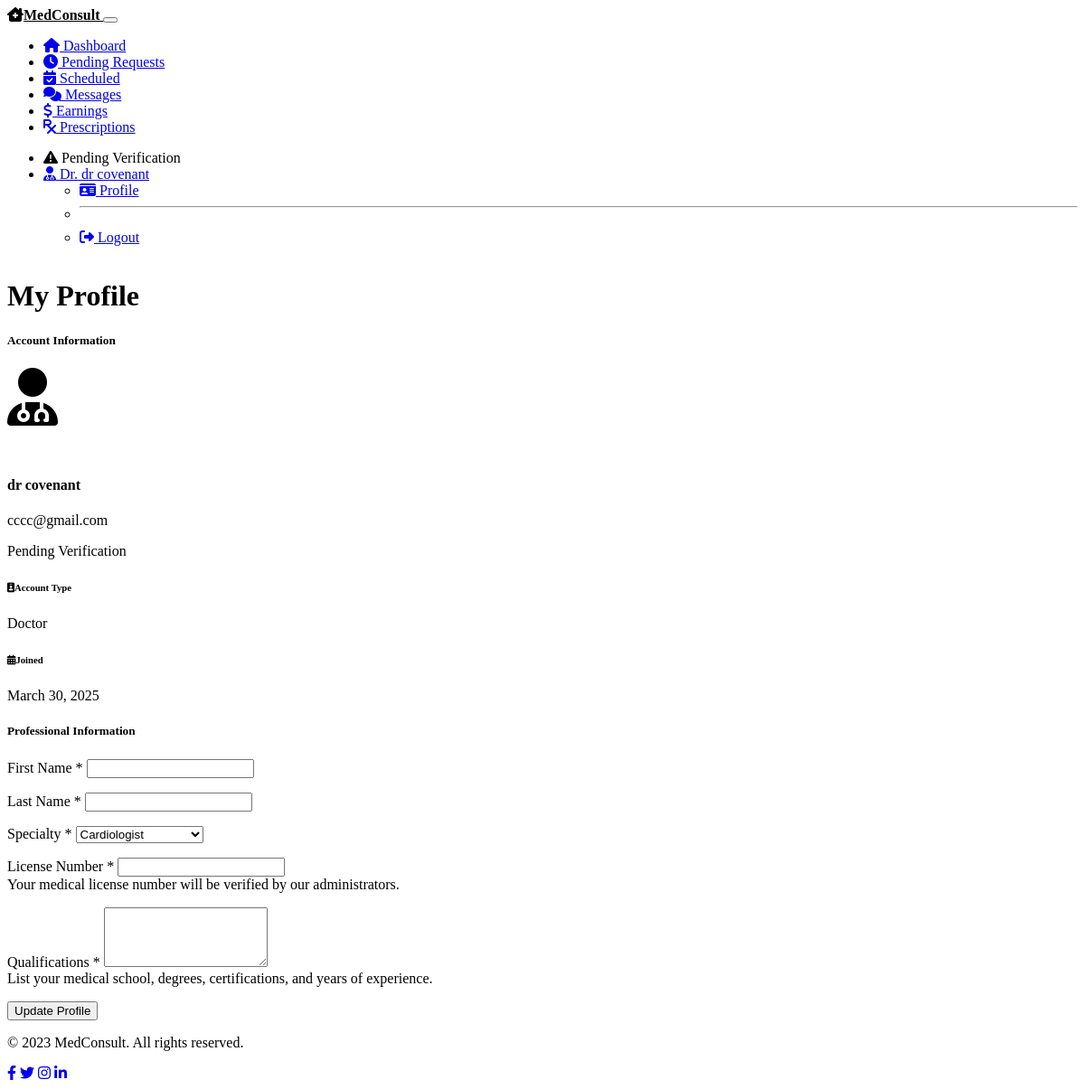
Before: /doctor/profile (signed in) with the older database file.
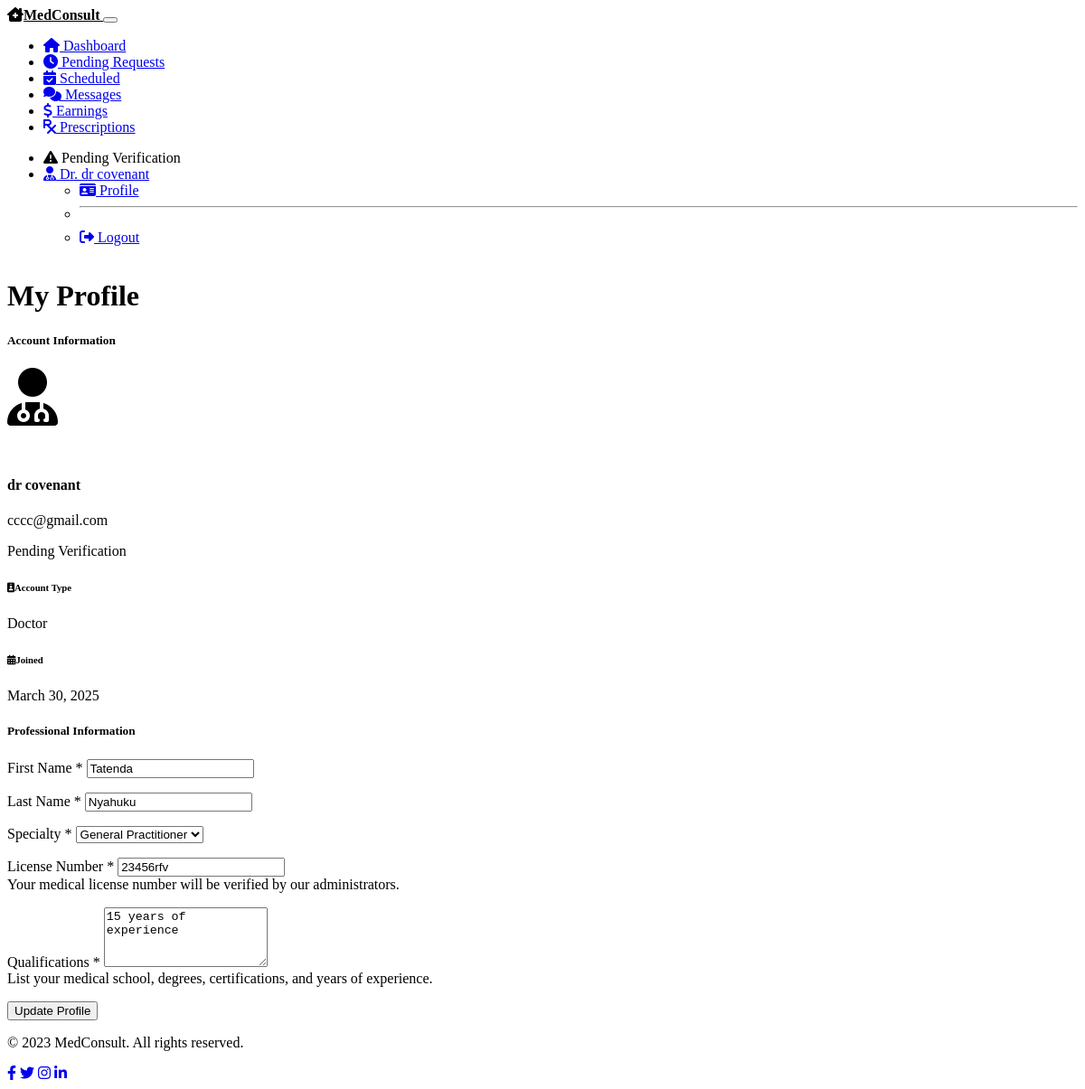
After: the same page with the newer database file.
### models.py (models this page shows, shortened)
class Doctor(db.Model):
    __tablename__ = 'doctors'
    id = db.Column(db.Integer, primary_key=True)
    user_id = db.Column(db.Integer, db.ForeignKey('users.id'), nullable=False)
    first_name = db.Column(db.String(50), nullable=False)
    last_name = db.Column(db.String(50), nullable=False)
    specialty = db.Column(db.String(100), nullable=False)
    license_number = db.Column(db.String(50), nullable=False)
    qualifications = db.Column(db.Text, nullable=True)
    min_fee = db.Column(db.Float, nullable=False)
    max_fee = db.Column(db.Float, nullable=False)
    is_verified = db.Column(db.Boolean, default=False)
    consultations = db.relationship('Consultation', backref='doctor', lazy=True)

### routes.py (the view, shortened to what this page needs)
@app.route('/doctor/profile', methods=['GET', 'POST'])
@login_required
@doctor_required
def doctor_profile():
    form = DoctorProfileForm()
    specialties = SpecialtyFeeRange.query.all()
    form.specialty.choices = [(s.specialty, s.specialty) for s in specialties]
    if current_user.doctor:
        if request.method == 'GET':
            form.first_name.data = current_user.doctor.first_name
            form.last_name.data = current_user.doctor.last_name
            form.specialty.data = current_user.doctor.specialty
            form.license_number.data = current_user.doctor.license_number
            form.qualifications.data = current_user.doctor.qualifications
    return render_template('doctor/profile.html', title='Profile', form=form)

### forms.py
class DoctorProfileForm(FlaskForm):
    first_name = StringField('First Name', validators=[DataRequired(), Length(max=50)])
    last_name = StringField('Last Name', validators=[DataRequired(), Length(max=50)])
    specialty = SelectField('Specialty', validators=[DataRequired()], choices=[
        ('Cardiologist', 'Cardiologist'),
        ('Dermatologist', 'Dermatologist'),
        ('Neurologist', 'Neurologist'),
        ('Pediatrician', 'Pediatrician'),
        ('Psychiatrist', 'Psychiatrist'),
        ('Orthopedist', 'Orthopedist'),
        ('Gynecologist', 'Gynecologist'),
        ('Ophthalmologist', 'Ophthalmologist'),
        ('General Practitioner', 'General Practitioner')
    ])
    license_number = StringField('License Number', validators=[DataRequired(), Length(max=50)])
    qualifications = TextAreaField('Qualifications', validators=[DataRequired()])
    submit = SubmitField('Update Profile')

### models.py (called while the page is built)
@login_manager.user_loader
def load_user(user_id):
    user = User.query.get(int(user_id))
    if user:
        return user
    return None

### templates/doctor/profile.html (shortened to what the changed rows need)
{% extends "layout.html" %}
{% block content %}
<div class="row mb-4">
    <div class="col-12">
        <h1 class="mb-4">My Profile</h1>
    </div>
</div>
<div class="row">
    <div class="col-md-8">
        <div class="card bg-dark text-light">
            <div class="card-body">
                <form method="POST" action="">
                    <div class="row mb-3">
                        <div class="col-md-6">
                            <div class="form-group">
                                {{ form.first_name.label(class="form-label required") }}
                                {% if form.first_name.errors %}
                                    {{ form.first_name(class="form-control is-invalid") }}
                                    <div class="invalid-feedback">
                                        {% for error in form.first_name.errors %}
                                            <span>{{ error }}</span>
                                        {% endfor %}
                                    </div>
                                {% else %}
                                    {{ form.first_name(class="form-control") }}
                                {% endif %}
                            </div>
                        </div>
                        <div class="col-md-6">
                            <div class="form-group">
                                {{ form.last_name.label(class="form-label required") }}
                                {% if form.last_name.errors %}
                                    {{ form.last_name(class="form-control is-invalid") }}
                                    <div class="invalid-feedback">
                                        {% for error in form.last_name.errors %}
                                            <span>{{ error }}</span>
                                        {% endfor %}
                                    </div>
                                {% else %}
                                    {{ form.last_name(class="form-control") }}
                                {% endif %}
                            </div>
                        </div>
                    </div>
                    <div class="form-group mb-3">
                        {{ form.specialty.label(class="form-label required") }}
                        {% if form.specialty.errors %}
                            {{ form.specialty(class="form-select is-invalid") }}
                            <div class="invalid-feedback">
                                {% for error in form.specialty.errors %}
                                    <span>{{ error }}</span>
                                {% endfor %}
                            </div>
                        {% else %}
                            {{ form.specialty(class="form-select") }}
                        {% endif %}
                    </div>
                    <div class="form-group mb-3">
                        {{ form.license_number.label(class="form-label required") }}
                        {% if form.license_number.errors %}
                            {{ form.license_number(class="form-control is-invalid") }}
                            <div class="invalid-feedback">
                                {% for error in form.license_number.errors %}
                                    <span>{{ error }}</span>
                                {% endfor %}
                            </div>
                        {% else %}
                            {{ form.license_number(class="form-control") }}
                        {% endif %}
                        <div class="form-text">
                            Your medical license number will be verified by our administrators.
                        </div>
                    </div>
                    <div class="form-group mb-4">
                        {{ form.qualifications.label(class="form-label required") }}
                        {% if form.qualifications.errors %}
                            {{ form.qualifications(class="form-control is-invalid", rows=4) }}
                            <div class="invalid-feedback">
                                {% for error in form.qualifications.errors %}
                                    <span>{{ error }}</span>
                                {% endfor %}
                            </div>
                        {% else %}
                            {{ form.qualifications(class="form-control", rows=4) }}
                        {% endif %}
                        <div class="form-text">
                            List your medical school, degrees, certifications, and years of experience.
                        </div>
                    </div>
                </form>
            </div>
        </div>
    </div>
</div>
{% endblock %}

Changed rows visible on the page:
added Doctor: first_name "Tatenda", last_name "Nyahuku", specialty "General Practitioner", license_number "23456rfv", qualifications "15 years of experience"
Other visible differences:
form field specialty: "Cardiologist" → (not shown)
